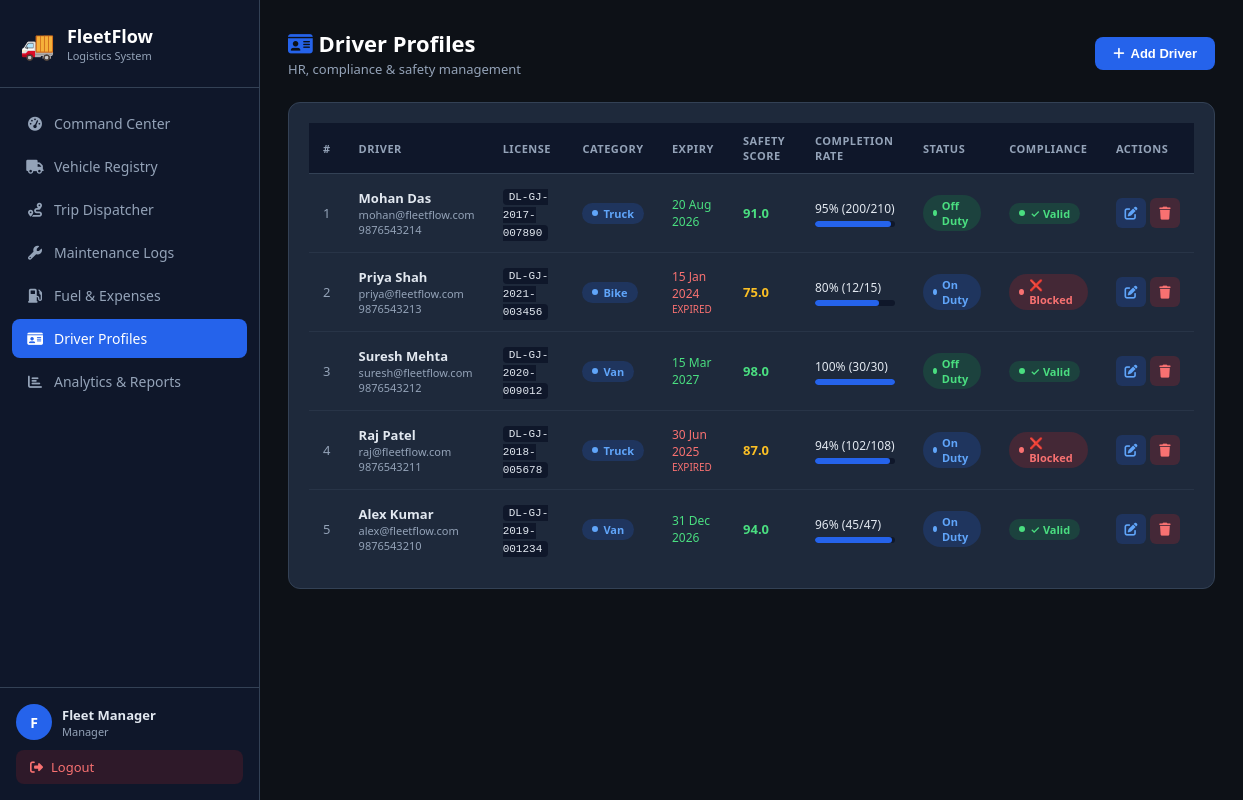
The app's page /pages/drivers.php (signed in) with its own data.
### tables this page shows
CREATE TABLE drivers (
    id INT AUTO_INCREMENT PRIMARY KEY,
    name VARCHAR(100) NOT NULL,
    email VARCHAR(150) NOT NULL DEFAULT '',
    phone VARCHAR(20) NOT NULL DEFAULT '',
    license_number VARCHAR(50) NOT NULL UNIQUE,
    license_category VARCHAR(50) NOT NULL DEFAULT 'Van',
    license_expiry DATE NOT NULL,
    safety_score INT NOT NULL DEFAULT 100,
    trips_completed INT NOT NULL DEFAULT 0,
    trips_total INT NOT NULL DEFAULT 0,
    status VARCHAR(20) NOT NULL DEFAULT 'Off Duty',
    created_at TIMESTAMP DEFAULT CURRENT_TIMESTAMP
);

### pages/drivers.php (the view, shortened to what this page needs)
<?php
require_once '../includes/config.php';
$drivers = $conn->query("SELECT d.*,
    DATEDIFF(d.license_expiry, CURDATE()) as days_to_expiry,
    (SELECT COUNT(*) FROM trips t WHERE t.driver_id=d.id AND t.status='Completed') as actual_completed
    FROM drivers d ORDER BY d.id DESC");
include '../includes/header.php';
?>
<div class="page-header">
    <div>
        <div class="page-title"><i class="fas fa-id-card" style="color:var(--primary)"></i> Driver Profiles</div>
        <div class="page-subtitle">HR, compliance & safety management</div>
    </div>
    <button class="btn btn-primary" onclick="openModal('addDriverModal')">
        <i class="fas fa-plus"></i> Add Driver
    </button>
</div>
<div class="card">
    <div class="table-wrap">
        <table>
            <thead>
                <tr><th>#</th><th>Driver</th><th>License</th><th>Category</th><th>Expiry</th><th>Safety Score</th><th>Completion Rate</th><th>Status</th><th>Compliance</th><th>Actions</th></tr>
            </thead>
            <tbody>
            <?php $i=1; while ($d = $drivers->fetch_assoc()):
                $status_class = ['On Duty'=>'blue','Off Duty'=>'green','Suspended'=>'red'][$d['status']] ?? 'gray';
                $expired = $d['days_to_expiry'] < 0;
                $expiring_soon = $d['days_to_expiry'] >= 0 && $d['days_to_expiry'] <= 30;
                $completion_rate = $d['trips_total'] > 0 ? round(($d['trips_completed'] / $d['trips_total']) * 100) : 100;
                $score_class = $d['safety_score'] >= 90 ? 'high' : ($d['safety_score'] >= 75 ? 'mid' : 'low');
            ?>
            <tr>
                <td style="color:var(--text-muted)"><?= $i++ ?></td>
                <td>
                    <div style="font-weight:600"><?= htmlspecialchars($d['name']) ?></div>
                    <div style="font-size:11px;color:var(--text-muted)"><?= htmlspecialchars($d['email'] ?: '—') ?></div>
                    <div style="font-size:11px;color:var(--text-muted)"><?= htmlspecialchars($d['phone'] ?: '') ?></div>
                </td>
                <td><code style="background:var(--dark);padding:2px 6px;border-radius:4px;font-size:11px"><?= htmlspecialchars($d['license_number']) ?></code></td>
                <td><span class="pill pill-blue"><?= htmlspecialchars($d['license_category']) ?></span></td>
                <td>
                    <div style="font-size:12px;color:<?= $expired?'#f87171':($expiring_soon?'#fbbf24':'#4ade80') ?>">
                        <?= date('d M Y', strtotime($d['license_expiry'])) ?>
                    </div>
                    <?php if ($expired): ?>
                        <div style="font-size:10px;color:#f87171">EXPIRED</div>
                    <?php elseif ($expiring_soon): ?>
                        <div style="font-size:10px;color:#fbbf24">Expires in <?= $d['days_to_expiry'] ?> days</div>
                    <?php endif; ?>
                </td>
                <td><span class="score score-<?= $score_class ?>"><?= number_format($d['safety_score'], 1) ?></span></td>
                <td>
                    <div style="font-size:12px;margin-bottom:4px"><?= $completion_rate ?>% (<?= $d['trips_completed'] ?>/<?= $d['trips_total'] ?>)</div>
                    <div class="progress-bar"><div class="progress-fill" style="width:<?= $completion_rate ?>%"></div></div>
                </td>
                <td><span class="pill pill-<?= $status_class ?>"><?= $d['status'] ?></span></td>
                <td>
                    <?php if ($expired): ?>
                        <span class="pill pill-red">❌ Blocked</span>
                    <?php elseif ($expiring_soon): ?>
                        <span class="pill pill-yellow">⚠️ Expiring</span>
                    <?php else: ?>
                        <span class="pill pill-green">✓ Valid</span>
                    <?php endif; ?>
                </td>
                <td>
                    <div style="display:flex;gap:4px">
                        <button class="action-btn edit" onclick="editDriver(<?= htmlspecialchars(json_encode($d)) ?>)" title="Edit"><i class="fas fa-edit"></i></button>
                        <form method="POST" style="display:inline" onsubmit="return confirmDelete()">
                            <button type="submit" class="action-btn delete"><i class="fas fa-trash"></i></button>
                        </form>
                    </div>
                </td>
            </tr>
            <?php endwhile; ?>
            </tbody>
        </table>
    </div>
</div>
<?php include '../includes/footer.php'; ?>

### css/style.css (style rules this page uses)
:root { --primary: #2563eb; --primary-dark: #1d4ed8; --secondary: #7c3aed; --success: #16a34a; --warning: #d97706; --danger: #dc2626; --info: #0891b2; --dark: #0f172a; --dark2: #1e293b; --dark3: #334155; --text: #e2e8f0; --text-muted: #94a3b8; --border: #334155; --card-bg: #1e293b; --sidebar-bg: #0f172a; --body-bg: #0d1117; --input-bg: #0f172a; }
* { margin: 0; padding: 0; box-sizing: border-box; }
body { font-family: 'Segoe UI', system-ui, -apple-system, sans-serif; background: var(--body-bg); color: var(--text); min-height: 100vh; }
.page-header { display: flex; align-items: center; justify-content: space-between; margin-bottom: 24px; }
.page-title { font-size: 22px; font-weight: 700; color: #fff; }
.page-subtitle { font-size: 13px; color: var(--text-muted); margin-top: 2px; }
.card { background: var(--card-bg); border: 1px solid var(--border); border-radius: 12px; padding: 20px; margin-bottom: 20px; }
.table-wrap { overflow-x: auto; }
table { width: 100%; border-collapse: collapse; }
th { background: var(--dark); padding: 10px 14px; text-align: left; font-size: 11px; font-weight: 600; text-transform: uppercase; letter-spacing: 0.5px; color: var(--text-muted); border-bottom: 1px solid var(--border); }
td { padding: 12px 14px; font-size: 13px; border-bottom: 1px solid rgba(51,65,85,0.5); vertical-align: middle; }
tr:last-child td { border-bottom: none; }
.pill { display: inline-flex; align-items: center; gap: 5px; padding: 3px 10px; border-radius: 20px; font-size: 11px; font-weight: 600; }
.pill::before { content: ''; width: 6px; height: 6px; border-radius: 50%; background: currentColor; }
.pill-green { background: rgba(22,163,74,0.2); color: #4ade80; }
.pill-blue { background: rgba(37,99,235,0.2); color: #60a5fa; }
.pill-red { background: rgba(220,38,38,0.2); color: #f87171; }
.btn { display: inline-flex; align-items: center; gap: 6px; padding: 9px 18px; border-radius: 8px; font-size: 13px; font-weight: 600; cursor: pointer; border: none; text-decoration: none; transition: all 0.2s; }
.btn-primary { background: var(--primary); color: #fff; }
.progress-bar { background: var(--dark); border-radius: 4px; height: 6px; overflow: hidden; }
.progress-fill { height: 100%; border-radius: 4px; background: var(--primary); transition: width 0.3s; }
.score { font-weight: 700; }
.score-high { color: #4ade80; }
.score-mid { color: #fbbf24; }
.action-btn { display: inline-flex; align-items: center; justify-content: center; width: 30px; height: 30px; border-radius: 6px; border: none; cursor: pointer; font-size: 13px; transition: all 0.2s; text-decoration: none; }
.action-btn.edit { background: rgba(37,99,235,0.2); color: #60a5fa; }
.action-btn.delete { background: rgba(220,38,38,0.2); color: #f87171; }

### records on screen
drivers: name "Mohan Das", email "mohan@fleetflow.com", phone "9876543214", license_number "DL-GJ-2017-007890", license_category "Truck", license_expiry "20 Aug 2026", safety_score "91.0", completion_rate "95", trips_completed "200", trips_total "210", status "Off Duty", shows "✓ Valid"
drivers: name "Priya Shah", email "priya@fleetflow.com", phone "9876543213", license_number "DL-GJ-2021-003456", license_category "Bike", license_expiry "15 Jan 2024", shows "EXPIRED", safety_score "75.0", completion_rate "80", trips_completed "12", trips_total "15", status "On Duty", shows "❌ Blocked"
drivers: name "Suresh Mehta", email "suresh@fleetflow.com", phone "9876543212", license_number "DL-GJ-2020-009012", license_category "Van", license_expiry "15 Mar 2027", safety_score "98.0", completion_rate "100", trips_completed "30", trips_total "30", status "Off Duty", shows "✓ Valid"
drivers: name "Raj Patel", email "raj@fleetflow.com", phone "9876543211", license_number "DL-GJ-2018-005678", license_category "Truck", license_expiry "30 Jun 2025", shows "EXPIRED", safety_score "87.0", completion_rate "94", trips_completed "102", trips_total "108", status "On Duty", shows "❌ Blocked"
drivers: name "Alex Kumar", email "alex@fleetflow.com", phone "9876543210", license_number "DL-GJ-2019-001234", license_category "Van", license_expiry "31 Dec 2026", safety_score "94.0", completion_rate "96", trips_completed "45", trips_total "47", status "On Duty", shows "✓ Valid"

### other values on screen
substr($user_name,0,1) "F"
$user_name "Fleet Manager"
str_replace('_',' ',$user_role) "Manager"
